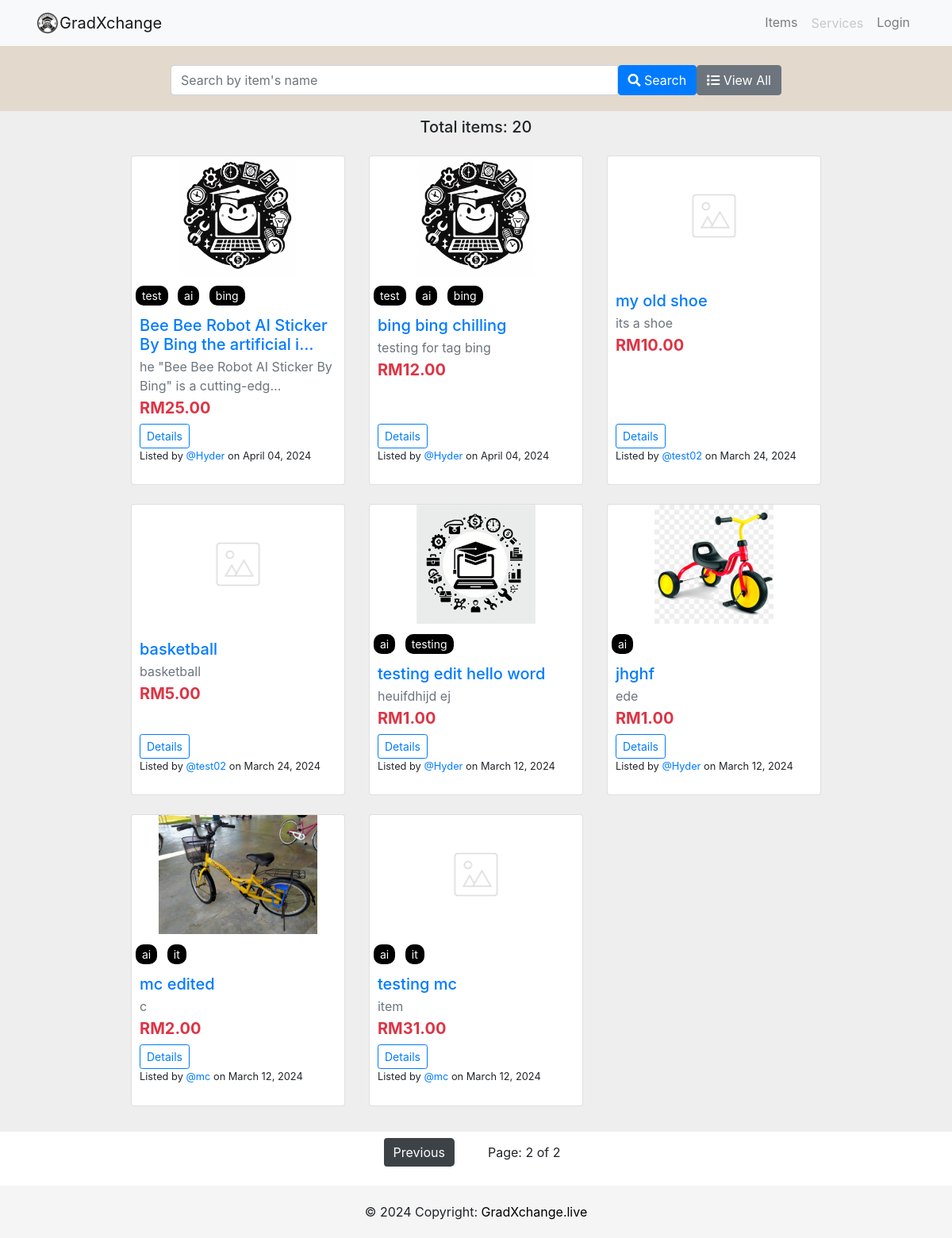
The app's page /item/?page=2, older data.
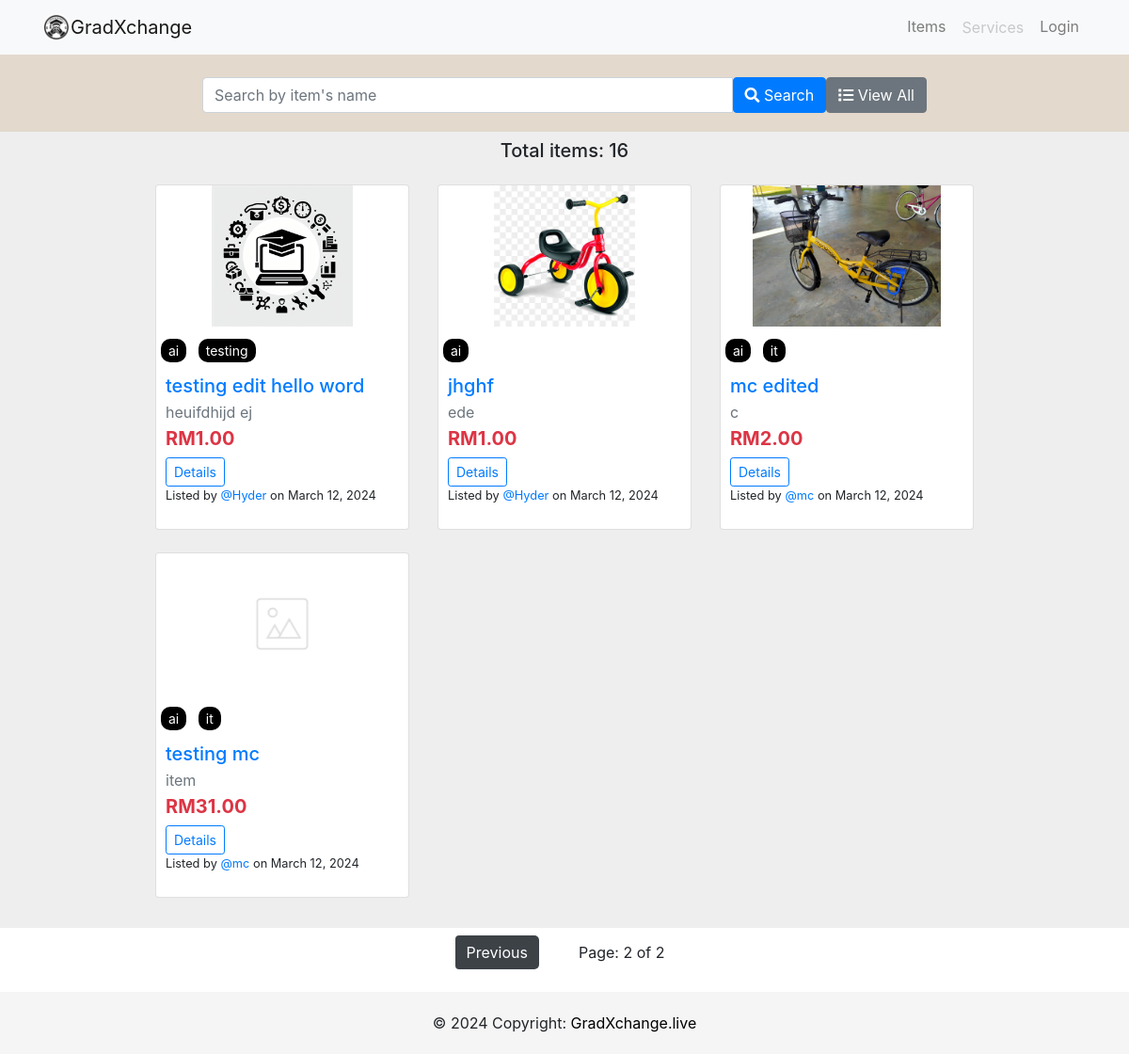
The same page, newer data.
### item/models.py (models this page shows, shortened)
class Item(models.Model):
    tags = TaggableManager()
    item_name = models.CharField(max_length=200)
    item_desc = models.CharField(max_length=200)
    item_detail = models.CharField(max_length=2000)
    item_price = models.DecimalField(max_digits=10, decimal_places=2, validators=[MinValueValidator(Decimal('0.01'))])
    item_image = models.ImageField(upload_to='images_item', default="notfound.png")
    created =  models.DateTimeField(auto_now_add=True)
    user_name = models.ForeignKey(User, on_delete=models.CASCADE,default=1)
    liked_by = models.ManyToManyField(settings.AUTH_USER_MODEL, related_name='item_liked',blank= True)

### item/views.py (the view)
# urls.py: path('', views.index, name='index'),
def index(request):
    item_list =  Item.objects.all().order_by('-created',)
    item_name = request.GET.get('item_name')
    if item_name != '' and item_name is not None:
        item_list = item_list.filter(item_name__icontains=item_name)
    result_count = item_list.count()
    paginator = Paginator(item_list,12)
    page = request.GET.get('page')
    item_list = paginator.get_page(page)
    context = {
         'item_list':item_list, 'result_count': result_count,'item_name': item_name,
    }
    return render(request, 'item/index.html', context)

### item/templates/item/index.html (shortened to what this page needs)
{% extends 'users/base.html' %}
{% block body %}
<div class="container-fluid" style="background-color: rgba(116, 66, 2, 0.199); padding-bottom: 20px;">
    <div class="row">
        <div class="col-md-8 offset-md-2">
            <div class="d-flex justify-content-center mt-4">
                <form action="" method="GET" class="input-group">
                    <input class="form-control" type="search" name="item_name" placeholder="Search by item's name"
                        aria-label="Search">
                    <button class="btn btn-primary" type="submit">
                        <i class="fas fa-search"></i> Search
                    </button>
                    <a href="{% url 'item:index' %}" class="btn btn-secondary ms-2">
                        <i class="fas fa-list"></i> View All
                    </a>
                </form>
            </div>
        </div>
    </div>
</div>
<section id="item-cards-section" style="background-color: #eee;">
    <div class="container py-2" style="max-width: 900px;">
        <div class="text-center mb-4">
            {% if item_name %}
            <h5>Showing {{ result_count }} results for "{{ item_name }}"</h5>
            {% else %}
            <h5>Total items: {{ result_count }}</h5>
            {% endif %}
        </div>
        <div class="row">
            {% for item in item_list %}
            <div class="col-lg-4 col-md-6 col-sm-12 mb-4">
                <div class="card zoom-card">
                    <div class="bg-image zoom-image ripple" style="overflow: hidden;">
                        <a href="{% url 'item:detail' item.id %}"> <img src="{{ item.item_image.url }}"
                                class="img-fluid" style="width: 100%; height: 150px; object-fit: contain;" /></a>
                    </div>
                    <div class="tags">
                        {% for tag in item.tags.all %}
                        <span class="tag">{{ tag.name }}</span>
                        {% endfor %}
                    </div>
                    <div class="card-body" style="padding: 10px; display: flex; flex-direction: column;">
                        <a href="{% url 'item:detail' item.id %}" class="text-reset">
                            <h5 class="card-title mb-1">{{ item.item_name|truncatechars:50 }}</h5>
                        </a>
                        <p class="mb-1 text-muted">{{ item.item_desc|truncatechars:55 }}</p>
                        <h5 class="mb-2">
                            <strong class="text-danger">RM{{ item.item_price }}</strong>
                        </h5>
                        <div class="mt-auto">
                            <a href="{% url 'item:detail' item.id %}" class="btn btn-outline-primary btn-sm">Details</a>
                            <p class="small">
                                Listed by <span><a
                                        href="{% url 'account' item.user_name.username %}">@{{item.user_name}}</a></span>
                                on {{ item.created|date:"F d, Y" }}
                            </p>
                        </div>
                    </div>
                </div>
            </div>
            {% endfor %}
        </div>
    </div>
</section>
<div class="container" style="max-width: 900px;">
    <div class="row">
        <div class="col-md-12">
            <ul class="pagination justify-content-center" style="align-items: center; display: flex;">
                {% if item_list.has_previous %}
                <li class="page-item">
                    <a class="page-link"
                        href="?page={{ item_list.previous_page_number }}&item_name={{ request.GET.item_name }}">Previous</a>
                </li>
                {% endif %}
                <li class="page-item" style="margin: 0 10px; text-align: center;">Page: {{ item_list.number}} of
                    {{item_list.paginator.num_pages}}</li>
            </ul>
        </div>
    </div>
</div>
{% endblock %}

Row changes from the older to the newer data that the page shows:
no longer on this page (row unchanged): Item: item_image (picture), item_name "Bee Bee Robot AI Sticker By Bing the artificial i…", item_desc "he \"Bee Bee Robot AI Sticker By Bing\" is a cutting-edg…", item_price "25.00", user_name "Hyder", created "April 04, 2024", Tag (name "ai")
no longer on this page (row unchanged): Tag: name "test"
no longer on this page (row unchanged): Tag: name "bing"
no longer on this page (row unchanged): Item: item_image (picture), item_name "bing bing chilling", item_desc "testing for tag bing", item_price "12.00", user_name "Hyder", created "April 04, 2024", Tag (name "ai")
no longer on this page (row edited): Item: item_image (picture), item_name "my old shoe", item_desc "its a shoe", item_price "10.00", user_name "test02", created "March 24, 2024"
removed Item: item_image (picture), item_name "basketball", item_desc "basketball", item_price "5.00", user_name "test02", created "March 24, 2024"
Text that changed along with them:
{{ result_count }}: "20" → "16"
